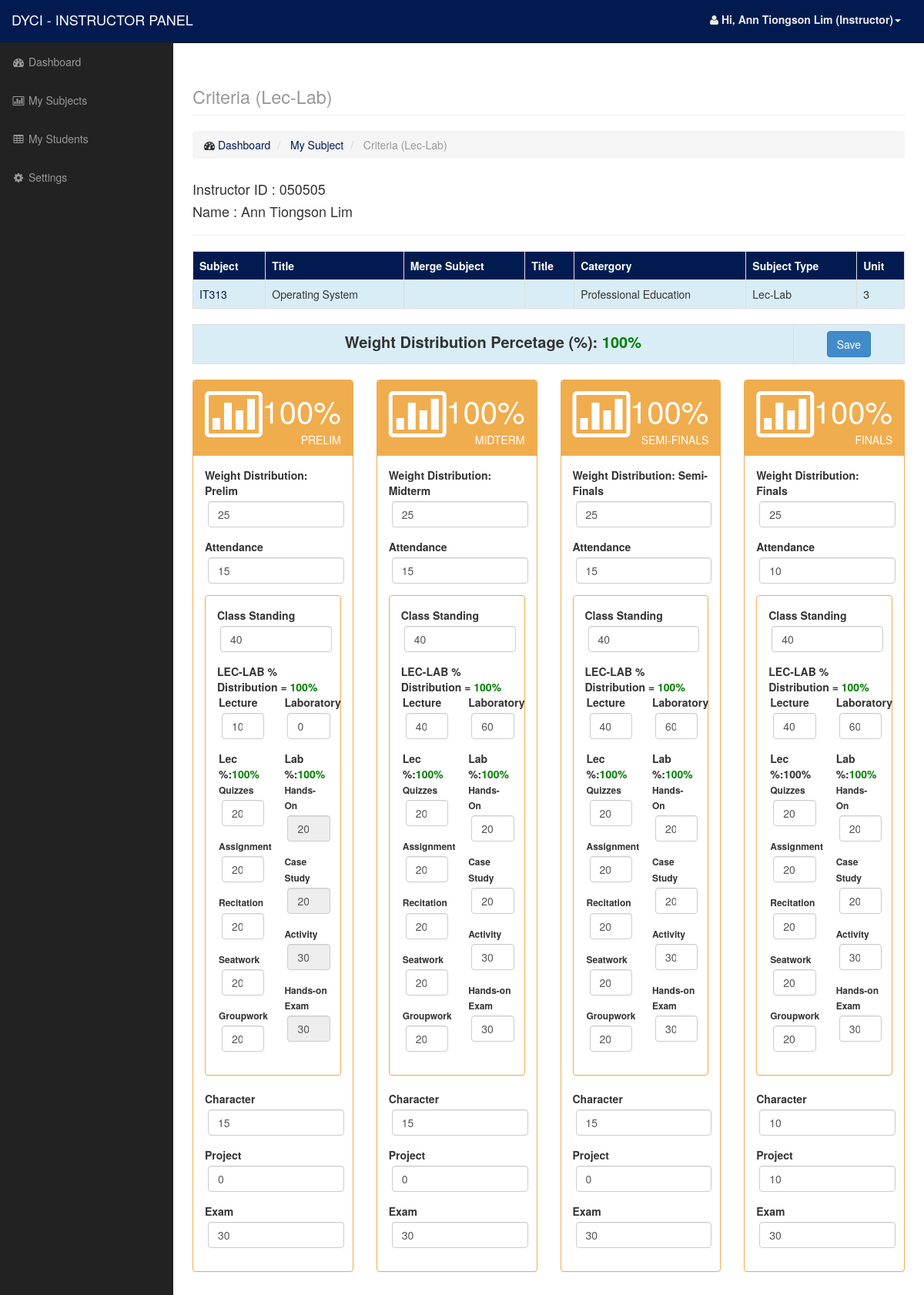
The app's page /teacher/criterialeclab.php?teachid=1&classid=14 (signed in) with its own data.
### tables this page shows
CREATE TABLE `teacher` (
  `id` int(11) NOT NULL,
  `teachid` varchar(100) NOT NULL,
  `fname` varchar(50) NOT NULL,
  `midname` varchar(50) NOT NULL,
  `lname` varchar(50) NOT NULL,
  `college` varchar(100) NOT NULL
);

CREATE TABLE `class` (
  `id` int(11) NOT NULL,
  `course` varchar(250) NOT NULL,
  `year` varchar(50) NOT NULL,
  `section` varchar(2) NOT NULL,
  `college` varchar(100) NOT NULL,
  `sem` varchar(50) NOT NULL,
  `teacher` varchar(50) NOT NULL,
  `subject` varchar(50) NOT NULL,
  `mergesubject` varchar(50) NOT NULL,
  `SY` varchar(50) NOT NULL
);

CREATE TABLE `subject` (
  `id` int(11) NOT NULL,
  `code` varchar(50) NOT NULL,
  `title` varchar(50) NOT NULL,
  `college` varchar(50) NOT NULL,
  `category` varchar(100) NOT NULL,
  `type` varchar(100) NOT NULL,
  `unit` int(1) NOT NULL
);

### teacher/criterialeclab.php (the view, shortened to what the rows shown need)
<?php
include('include/header.php');
include('data/subject_model.php');
include('data/student_model.php');
$id = $_SESSION['id'];
$q = "select * from teacher where teachid='$id'";
$r = mysql_query($q);
if ($row = mysql_fetch_array($r)) {
    $teacher = $row['fname'] . ' ' . $row['midname'] . ' ' . $row['lname'];
}
$classid = isset($_GET['classid']) ? $_GET['classid'] : null;
$teachid = $_GET['teachid'];
$criteria = $student->getsubjectcriterialeclab($teachid, $classid);
$mysubject = $subject->getsubjectbyid($classid)
?>
<div id="page-wrapper">
    <div class="container-fluid">
        <div class="row">
            <div class="col-lg-12">
                <h1 class="page-header">
                    <small>Criteria (Lec-Lab)</small>
                </h1>
            </div>
        </div>
        <div class="row">
            <div class="col-lg-12">
                <h4>Instructor ID : <?php echo $row['teachid']; ?></h4>
                <h4>Name : <?php echo $row['fname'] . ' ' . $row['midname'] . ' ' . $row['lname']; ?></h4>
                <hr />
                <div class="table-responsive">
                    <table class="table table-bordered">
                        <?php while ($row = @mysql_fetch_array($mysubject)) : ?>
                            <?php $mysubjectname = $subject->getsubjectbycode($row['subject']); ?>
                            <?php $mergetitle = $subject->getsubjectbycode($row['mergesubject']); ?>
                            <tr class="bg-info">
                                <td><a href="student.php?classid=<?php echo $row['id']; ?>"><?php echo $row['subject']; ?></a></td>
                                <td><?php echo $mysubjectname['title']; ?></td>
                                <td><?php echo $row['mergesubject']; ?></td>
                                <td><?php echo $mergetitle['title']; ?></td>
                                <td><?php echo $mysubjectname['category']; ?></td>
                                <td><?php echo $mysubjectname['type']; ?></td>
                                <td><?php echo $mysubjectname['unit']; ?></td>
                            </tr>
                        <?php endwhile; ?>
                    </table>
                </div>
                <div class="table-responsive">
                    <table class="table table-bordered">
                    </table>
                </div>
            </div>
        </div>
    </div>
</div>
<?php include('include/footer.php');

### records on screen
teacher: teachid "050505", fname "Ann", midname "Tiongson", lname "Lim"
class: subject "IT313", subject.title "Operating System", subject.category "Professional Education", subject.type "Lec-Lab", subject.unit "3"

### other values on screen
$_SESSION['name'] "Ann Tiongson Lim"
$criteria['ctotal'] "100"
$criteria['cprelim'] "100"
$criteria['cstandp1'] "100"
$criteria['cstandlecp1'] "100"
$criteria['cstandlabp1'] "100"
$criteria['cmidterm'] "100"
$criteria['cstandp2'] "100"
$criteria['cstandlecp2'] "100"
$criteria['cstandlabp2'] "100"
$criteria['csemifinal'] "100"
$criteria['cstandp3'] "100"
$criteria['cstandlecp3'] "100"
$criteria['cstandlabp3'] "100"
$criteria['cfinal'] "100"
